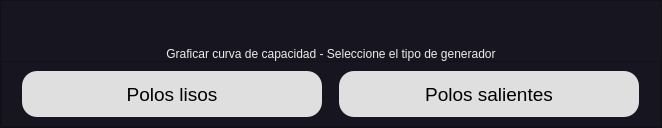
      <widget class="QWidget" name="inicio">
       <layout class="QVBoxLayout" name="verticalLayout">
        <property name="spacing">
         <number>0</number>
        </property>
        <property name="leftMargin">
         <number>0</number>
        </property>
        <property name="topMargin">
         <number>0</number>
        </property>
        <property name="rightMargin">
         <number>0</number>
        </property>
        <property name="bottomMargin">
         <number>0</number>
        </property>
        <item>
         <widget class="QFrame" name="cont_inicio">
          <property name="styleSheet">
           <string notr="true">QFrame{
background-color: #171520;

}
</string>
          </property>
          <property name="frameShape">
           <enum>QFrame::StyledPanel</enum>
          </property>
          <property name="frameShadow">
           <enum>QFrame::Raised</enum>
          </property>
          <layout class="QVBoxLayout" name="verticalLayout_2">
           <property name="spacing">
            <number>0</number>
           </property>
           <property name="leftMargin">
            <number>0</number>
           </property>
           <property name="topMargin">
            <number>0</number>
           </property>
           <property name="rightMargin">
            <number>0</number>
           </property>
           <property name="bottomMargin">
            <number>0</number>
           </property>
           <item>
            <widget class="QLabel" name="titulo_inicio">
             <property name="minimumSize">
              <size>
               <width>660</width>
               <height>60</height>
              </size>
             </property>
             <property name="maximumSize">
              <size>
               <width>16777215</width>
               <height>80</height>
              </size>
             </property>
             <property name="styleSheet">
              <string notr="true">QLabel{
color: #F0EDE8;
	font: 57 18pt &quot;Outfit Medium&quot;;
}</string>
             </property>
             <property name="text">
              <string>Graficar curva de capacidad - Seleccione el tipo de generador</string>
             </property>
             <property name="alignment">
              <set>Qt::AlignBottom|Qt::AlignHCenter</set>
             </property>
            </widget>
           </item>
           <item>
            <widget class="QFrame" name="cont_ini_buts">
             <property name="frameShape">
              <enum>QFrame::StyledPanel</enum>
             </property>
             <property name="frameShadow">
              <enum>QFrame::Raised</enum>
             </property>
             <layout class="QHBoxLayout" name="horizontalLayout">
              <item>
               <widget class="QToolButton" name="ini_polo_liso">
                <property name="maximumSize">
                 <size>
                  <width>300</width>
                  <height>300</height>
                 </size>
                </property>
                <property name="font">
                 <font>
                  <pointsize>14</pointsize>
                 </font>
                </property>
                <property name="styleSheet">
                 <string notr="true">QToolButton{
background-color: rgb(223, 223, 223);
border-radius: 15px;
padding: 10px;
}

QToolButton:pressed{
background-color: rgb(171, 171, 171);
border-style: outset;
border-width: 3px;
border-color: beige;
}</string>
                </property>
                <property name="text">
                 <string>Polos lisos</string>
                </property>
                <property name="icon">
                 <iconset>
                  <normaloff>../img/Polo liso.png</normaloff>../img/Polo liso.png</iconset>
                </property>
                <property name="iconSize">
                 <size>
                  <width>200</width>
                  <height>200</height>
                 </size>
                </property>
                <property name="toolButtonStyle">
                 <enum>Qt::ToolButtonTextUnderIcon</enum>
                </property>
               </widget>
              </item>
              <item>
               <widget class="QToolButton" name="ini_polo_saliente">
                <property name="maximumSize">
                 <size>
                  <width>300</width>
                  <height>300</height>
                 </size>
                </property>
                <property name="font">
                 <font>
                  <pointsize>14</pointsize>
                 </font>
                </property>
                <property name="styleSheet">
                 <string notr="true">QToolButton{
background-color: rgb(223, 223, 223);
border-radius: 15px;
padding: 10px;
}

QToolButton:pressed{
background-color: rgb(171, 171, 171);
border-style: outset;
border-width: 3px;
border-color: beige;
}</string>
                </property>
                <property name="text">
                 <string>Polos salientes</string>
                </property>
                <property name="icon">
                 <iconset>
                  <normaloff>../img/Polo saliente.png</normaloff>../img/Polo saliente.png</iconset>
                </property>
                <property name="iconSize">
                 <size>
                  <width>200</width>
                  <height>200</height>
                 </size>
                </property>
                <property name="toolButtonStyle">
                 <enum>Qt::ToolButtonTextUnderIcon</enum>
                </property>
               </widget>
              </item>
             </layout>
            </widget>
           </item>
          </layout>
         </widget>
        </item>
       </layout>
      </widget>
